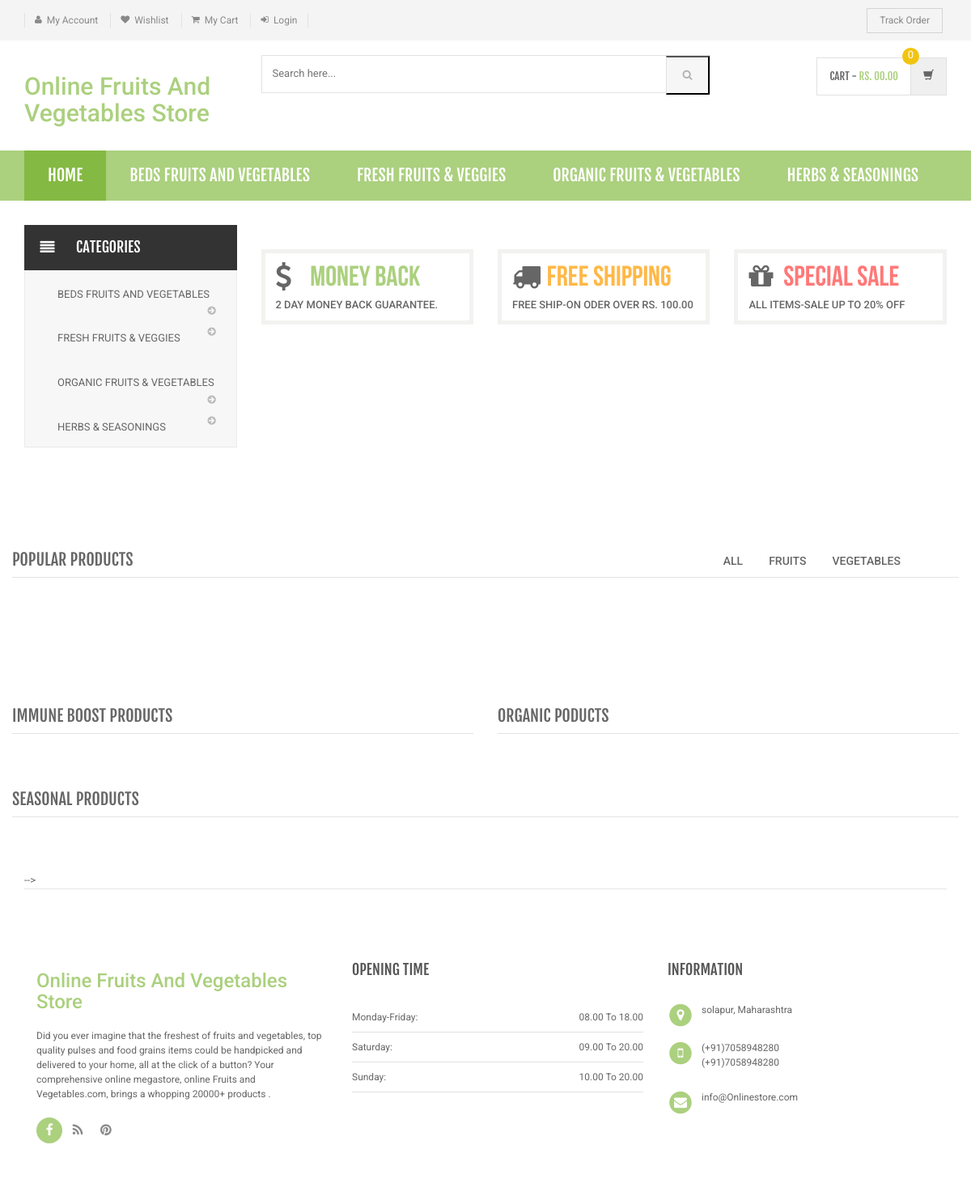
The page /shopping/index.php on the database its author committed.
### tables this page shows
CREATE TABLE `category` (
  `id` int(11) NOT NULL,
  `categoryName` varchar(255) DEFAULT NULL,
  `categoryDescription` longtext DEFAULT NULL,
  `creationDate` timestamp NOT NULL DEFAULT current_timestamp(),
  `updationDate` varchar(255) DEFAULT NULL
);

### shopping/index.php (the view, shortened to what this page needs)
<?php
include('includes/config.php');
?>
<!DOCTYPE html>
<html lang="en">
	<head>
	    <link rel="stylesheet" href="assets/css/bootstrap.min.css">
	    <link rel="stylesheet" href="assets/css/main.css">
	    <link rel="stylesheet" href="assets/css/green.css">
	    <link rel="stylesheet" href="assets/css/owl.carousel.css">
		<link rel="stylesheet" href="assets/css/owl.transitions.css">
		<link href="assets/css/lightbox.css" rel="stylesheet">
		<link rel="stylesheet" href="assets/css/animate.min.css">
		<link rel="stylesheet" href="assets/css/rateit.css">
		<link rel="stylesheet" href="assets/css/bootstrap-select.min.css">
		<link rel="stylesheet" href="assets/css/config.css">
		<link href="assets/css/green.css" rel="alternate stylesheet" title="Green color">
		<link href="assets/css/blue.css" rel="alternate stylesheet" title="Blue color">
		<link href="assets/css/red.css" rel="alternate stylesheet" title="Red color">
		<link href="assets/css/orange.css" rel="alternate stylesheet" title="Orange color">
		<link href="assets/css/dark-green.css" rel="alternate stylesheet" title="Darkgreen color">
		<link rel="stylesheet" href="assets/css/font-awesome.min.css">
	</head>
    <body class="cnt-home">
<header class="header-style-1">
<?php include('includes/top-header.php');?>
<?php include('includes/main-header.php');?>
<?php include('includes/menu-bar.php');?>
</header>
<div class="body-content outer-top-xs" id="top-banner-and-menu">
	<div class="container">
		<div class="furniture-container homepage-container">
		<div class="row">
			<div class="col-xs-12 col-sm-12 col-md-3 sidebar">
	<?php include('includes/side-menu.php');?>
			</div>
			<div class="col-xs-12 col-sm-12 col-md-9 homebanner-holder">
<div id="hero" class="homepage-slider3">
<div class="info-boxes wow fadeInUp">
	<div class="info-boxes-inner">
		<div class="row">
			<div class="col-md-6 col-sm-4 col-lg-4">
				<div class="info-box">
					<div class="row">
						<div class="col-xs-2">
						     <i class="icon fa fa-dollar"></i>
						</div>
						<div class="col-xs-10">
							<h4 class="info-box-heading green">money back</h4>
						</div>
					</div>
					<h6 class="text">2 Day Money Back Guarantee.</h6>
				</div>
			</div>
			<div class="hidden-md col-sm-4 col-lg-4">
				<div class="info-box">
					<div class="row">
						<div class="col-xs-2">
							<i class="icon fa fa-truck"></i>
						</div>
						<div class="col-xs-10">
							<h4 class="info-box-heading orange">free shipping</h4>
						</div>
					</div>
					<h6 class="text">free ship-on oder over Rs. 100.00</h6>
				</div>
			</div>
			<div class="col-md-6 col-sm-4 col-lg-4">
				<div class="info-box">
					<div class="row">
						<div class="col-xs-2">
							<i class="icon fa fa-gift"></i>
						</div>
						<div class="col-xs-10">
							<h4 class="info-box-heading red">Special Sale</h4>
						</div>
					</div>
					<h6 class="text">All items-sale up to 20% off </h6>
				</div>
			</div>
		</div>
	</div>
</div>
			</div>
		</div>
		<div id="product-tabs-slider" class="scroll-tabs inner-bottom-vs  wow fadeInUp">
			<div class="more-info-tab clearfix">
			   <h3 class="new-product-title pull-left">Popular Products</h3>
				<ul class="nav nav-tabs nav-tab-line pull-right" id="new-products-1">
					<li class="active"><a href="#all" data-toggle="tab">All</a></li>
					<li><a href="#Fruits" data-toggle="tab">Fruits</a></li>
					<li><a href="#Vegetables" data-toggle="tab">Vegetables</a></li>
				</ul>
			</div>
		</div>
			<div class="sections prod-slider-small outer-top-small">
				<div class="row">
					<div class="col-md-6">
	                   <section class="section">
	                   	<h3 class="section-title">Immune Boost Products</h3>
	                   </section>
					</div>
					<div class="col-md-6">
						<section class="section">
							<h3 class="section-title">Organic Poducts</h3>
	                   </section>
					</div>
				</div>
			</div>
	<section class="section featured-product inner-xs wow fadeInUp">
		<h3 class="section-title">Seasonal Products</h3>
		</section>
</div> -->
</div>
<?php include('includes/footer.php');?>
</body>
</html>

### shopping/includes/menu-bar.php (shortened to what this page needs)
<div class="header-nav animate-dropdown">
    <div class="container">
        <div class="yamm navbar navbar-default" role="navigation">
            <div class="nav-bg-class">
                <div class="navbar-collapse collapse" id="mc-horizontal-menu-collapse">
	<div class="nav-outer">
		<ul class="nav navbar-nav">
			<li class="active dropdown yamm-fw">
				<a href="index.php" data-hover="dropdown" class="dropdown-toggle">Home</a>
			</li>
              <?php $sql=mysqli_query($con,"select id,categoryName  from category limit 6");
while($row=mysqli_fetch_array($sql))
{
    ?>
			<li class="dropdown yamm">
				<a href="category.php?cid=<?php echo $row['id'];?>"> <?php echo $row['categoryName'];?></a>
			</li>
			<?php } ?>
		</ul>
		<div class="clearfix"></div>
	</div>
</div>
            </div>
        </div>
    </div>
</div>

### shopping/includes/side-menu.php
<div class="side-menu animate-dropdown outer-bottom-xs">
    <div class="head"><i class="icon fa fa-align-justify fa-fw"></i> Categories</div>
    <nav class="yamm megamenu-horizontal" role="navigation">
        <ul class="nav">
            <li class="dropdown menu-item">
              <?php $sql=mysqli_query($con,"select id,categoryName  from category");
while($row=mysqli_fetch_array($sql))
{
    ?>
                <a href="category.php?cid=<?php echo $row['id'];?>" class="dropdown-toggle"><i class="icon fas fa-apple-alt"></i>
                <?php echo $row['categoryName'];?></a>
                <?php }?>
</li>
</ul>
    </nav>
</div>

### shopping/assets/css/green.css (style rules this page uses)
a { color: #abd07e; }
.header-style-1 .header-nav { background: #abd07e; }
.cnt-home .header-style-1 .header-nav .navbar .navbar-nav > li.active { background: #84b943; }
.info-box .info-box-heading.green { color: #abd07e; }

### shopping/assets/css/lightbox.css (style rules this page uses)
body:after { content: url(../images/close.png) url(../images/loading.gif) url(../images/prev.png) url(../images/next.png); display: none; }

### shopping/assets/css/blue.css (style rules this page uses)
a { color: #3498db; }
.header-style-1 .header-nav { background: #3498db; }
.cnt-home .header-style-1 .header-nav .navbar .navbar-nav > li.active { background: #1d6ca1; }
.info-box .info-box-heading.green { color: #3498db; }

### shopping/assets/css/red.css (style rules this page uses)
a { color: #ff6c6c; }
.header-style-1 .header-nav { background: #ff6c6c; }
.cnt-home .header-style-1 .header-nav .navbar .navbar-nav > li.active { background: #ff1a1a; }
.info-box .info-box-heading.green { color: #ff6c6c; }

### shopping/assets/css/orange.css (style rules this page uses)
a { color: #f39c12; }
.header-style-1 .header-nav { background: #f39c12; }
.cnt-home .header-style-1 .header-nav .navbar .navbar-nav > li.active { background: #ab6c09; }
.info-box .info-box-heading.green { color: #f39c12; }

### shopping/assets/css/dark-green.css (style rules this page uses)
a { color: #12cca7; }
.header-style-1 .header-nav { background: #12cca7; }
.cnt-home .header-style-1 .header-nav .navbar .navbar-nav > li.active { background: #0b816a; }
.info-box .info-box-heading.green { color: #12cca7; }

### rows shown on the page
category: categoryName "BEDS FRUITS AND VEGETABLES"
category: categoryName "FRESH FRUITS & VEGGIES"
category: categoryName "ORGANIC FRUITS & VEGETABLES"
category: categoryName "HERBS & SEASONINGS"
